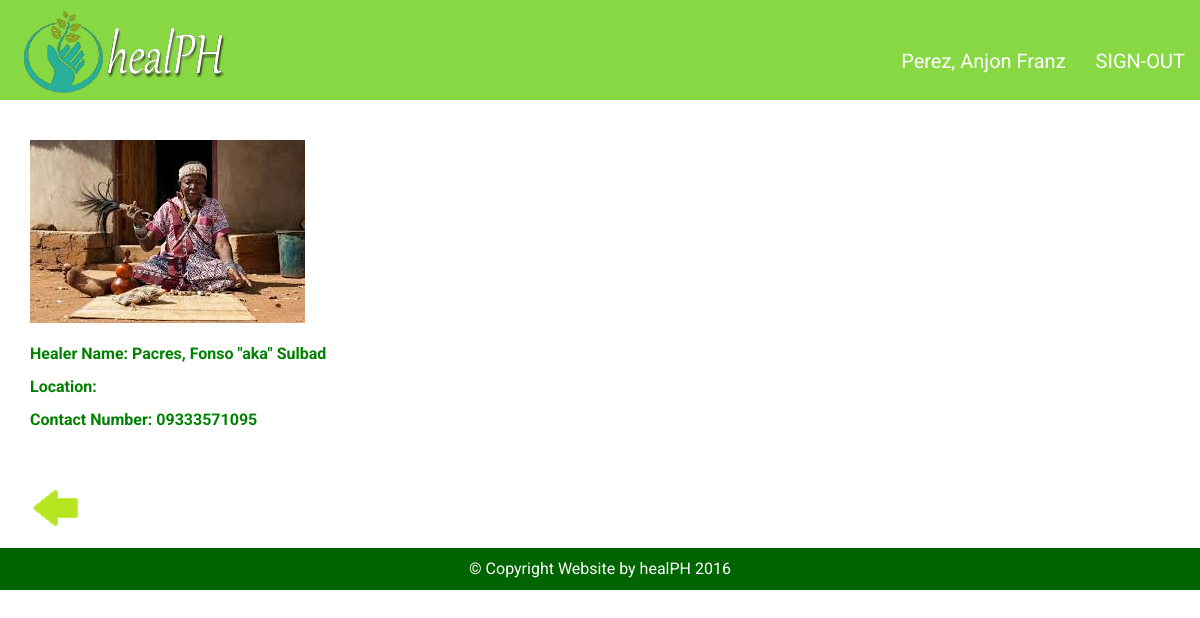
/adminPages/healerprofile.php?accountid=4 (signed in), run on the app's committed database.
### tables this page shows
CREATE TABLE IF NOT EXISTS `healer` (
  `HEALER_ID` int(11) NOT NULL AUTO_INCREMENT,
  `ACCT_ID` int(11) NOT NULL,
  `FIRSTNAME` varchar(30) NOT NULL,
  `LASTNAME` varchar(30) NOT NULL,
  `ADDRESS` varchar(200) NOT NULL,
  `CONTACT` varchar(30) NOT NULL,
  `EMAIL_ADDRESS` varchar(45) NOT NULL,
  `LATITUDE` varchar(50) NOT NULL,
  `LONGITUDE` varchar(50) NOT NULL,
  `DETAILS` varchar(1000) NOT NULL,
  `PICTURE` varchar(50) NOT NULL DEFAULT 'face.jpg',
  `CLINICHOURS` varchar(200) NOT NULL,
  `DAILYLIMIT` int(11) NOT NULL,
  `RATE` decimal(5,1) NOT NULL,
  `STATUS` varchar(15) NOT NULL DEFAULT 'ACTIVE',
  PRIMARY KEY (`HEALER_ID`)
);

### adminPages/healerprofile.php (the view, shortened to what this page needs)
<?php
	require '../queries/connection.php';
	if(isset($_GET['accountid'])) {
		$accountid = $_GET['accountid'];
		$sql = "SELECT A.ACCT_ID, A.TYPE, H.ACCT_ID, H.HEALER_ID, H.LASTNAME, H.FIRSTNAME, H.ADDRESS, H.CONTACT, H.PICTURE, H.DETAILS FROM account AS A inner join healer AS H ON A.ACCT_ID = H.ACCT_ID WHERE H.ACCT_ID = '$accountid'";
		$retrieve = $conn->query($sql)->fetchAll();
		if($retrieve) {
			foreach($retrieve as $row) {
				$name = $row['LASTNAME']. ", " .$row['FIRSTNAME'];
				$address = $row['ADDRESS'];
				$contact = $row['CONTACT'];
				$picture = $row['PICTURE'];
			}
		}
		else {
			header('Location: adminLogin.php');
		}
	}
	else {
		header('Location: adminLogin.php');
	}
?>
<!DOCTYPE html>
<html lang="en">
<head>
		<link href="../assets/css/main.css" rel="stylesheet" />
</head>
<body>
		<div class="container bgMenu">
			<nav class="navbar1 navbar-inverse1 navbar-fixed-top  wow bounceInUp">
				<div class="row">
						<div class="col-md-3 col-sm-3">
								<a href="promotion.php" class="navbar-brand"><img class="img-responsive wow slideInLeft" src="../assets/images/logo.png" /></a>
						</div>
						<div class="col-md-9 col-sm-9">
										<div class="topUser">
												<ul class="nav navbar-nav">
														<li>
															<a href="#"><?php echo $_SESSION['NAME']; ?></a>
														</li>
														<li>
															<a href="../queries/signout.php">SIGN-OUT</a>
														</li>
												</ul>
										</div>
						</div>
				</div>
			</nav>
		</div>
		<section class="healerPage">
				<div class="container">
						<div class="row">
								<div class="col-md-8 col-sm-8 col-md-push-4 col-sm-4">
								</div>
								<div class="col-md-4 col-sm-4 col-md-pull-8 col-sm-8"> <img class="img-responsive wow fadeInUpBig" src="../images/healer/<?php echo $picture; ?>" />
												<p class="wow fadeInUpBig">Healer Name: <?php echo $name; ?></p>
												<p class="wow fadeInUpBig">Location: <?php echo $address; ?></p>
												<p class="wow fadeInUpBig">Contact Number: <?php echo $contact; ?></p>
										<div class="back hvr-grow">
												<a href="viewhealer.php"> <img src="../assets/images/back.png"></a>
										</div>
								</div>
						</div>
				</div>
		</section>
	<?php include "../footer.php";?>
</body>
</html>

### data on the page
healer: PICTURE (picture), name "Pacres, Fonso \"aka\" Sulbad", CONTACT "09333571095"

### other printed values
$_SESSION['NAME'] "Perez, Anjon Franz"
